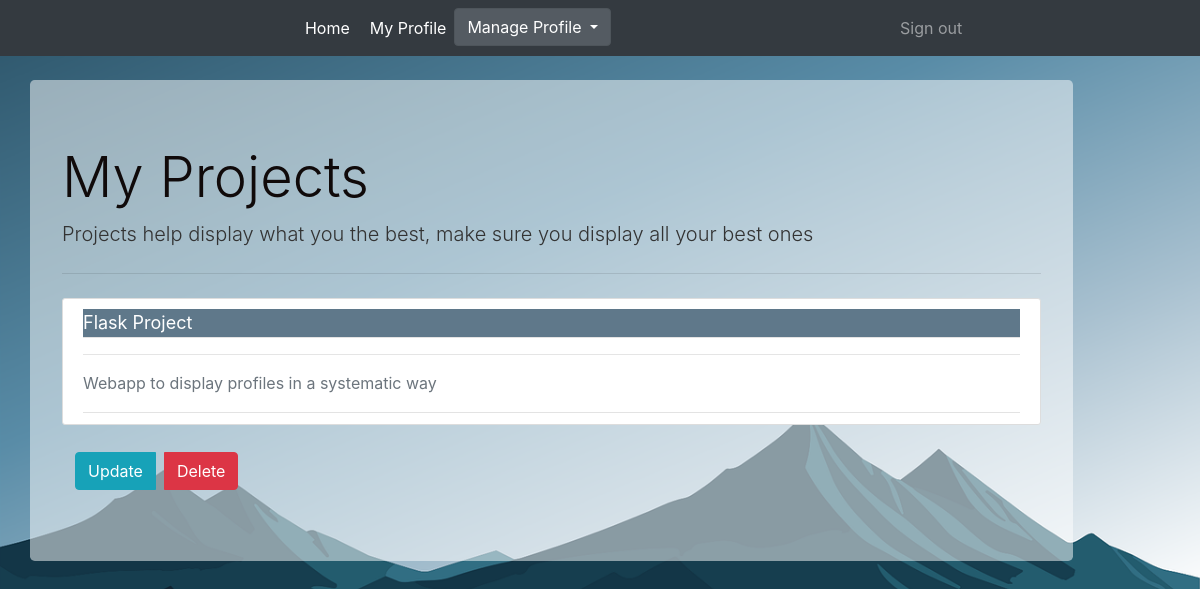
The page /projects/1 (signed in) on the database its author committed.
### Portfolio/models.py (models this page shows, shortened)
class Project(db.Model):
    id = db.Column(db.Integer,primary_key = True)
    project_title = db.Column(db.String(100),nullable = False)
    project_overview = db.Column(db.Text,nullable = False)
    project_url = db.Column(db.String(300),nullable = False)
    user_id = db.Column(db.Integer,db.ForeignKey('user.id'),nullable=False)

### Portfolio/routes.py (the view)
@app.route("/projects/<int:project_id>",methods=['GET','POST'])
@login_required
def curr_project(project_id):
    curr_project = Project.query.get_or_404(project_id)
    return render_template('curr_projects.html',curr_project=curr_project)

### Portfolio/models.py (called while the page is built)
@login_manager.user_loader
def load_user(user_id):
    return User.query.get(int(user_id))

### Portfolio/templates/curr_projects.html (shortened to what this page needs)
{% extends 'layouts_profile.html' %}
{% block content %}
<div class="jumbotron">
  <h1 class="display-4">My Projects</h1>
  <p class="lead">Projects help display what you the best, make sure you display all your best ones</p>
  <hr class="my-4">
  <article class="media content-section">
    <div class="media-body">
      <div class="article-metadata">
        <div class="article-metadata article-metadata-head">
          <a class="project-title-link" href="#">{{ curr_project.project_title }}</a>
        </div>
        <hr>
        <p class="text-muted">{{ curr_project.project_overview }}</p>
  </article>
  <div class="btn btn-group">
        <a href='{{ url_for("update_project", project_id=curr_project.id) }}' class="btn btn-info">
          Update
        </a>
        <button type="button" class="btn btn-danger ml-2" data-toggle="modal" data-target="#deleteModal">
          Delete
        </button>
  </div>
  </div>
{% endblock content %}

### Portfolio/static/main.css (style rules this page uses)
body { background: #6e869399; background-image : url('background.png'); background-size: cover; background-repeat: no-repeat; color: #333333; }
h1, h2, h3, h4, h5, h6 { color: #100a0a; }
.content-section { background: #ffffff; padding: 10px 20px; border: 1px solid #dddddd; border-radius: 3px; margin-bottom: 20px; }
.article-metadata { padding-bottom: 1px; margin-bottom: 1px; border-bottom: 1px solid #e3e3e3 }
.project-title-link:link { color: #ffffff; text-decoration: none; }
.article-metadata .article-metadata-head { background-color: #5f788a; font-size: large; color:#474747; }
.jumbotron { background-color: rgba(255, 255, 255, 0.5); }

### rows shown on the page
Project: project_title "Flask Project", project_overview "Webapp to display profiles in a systematic way"
